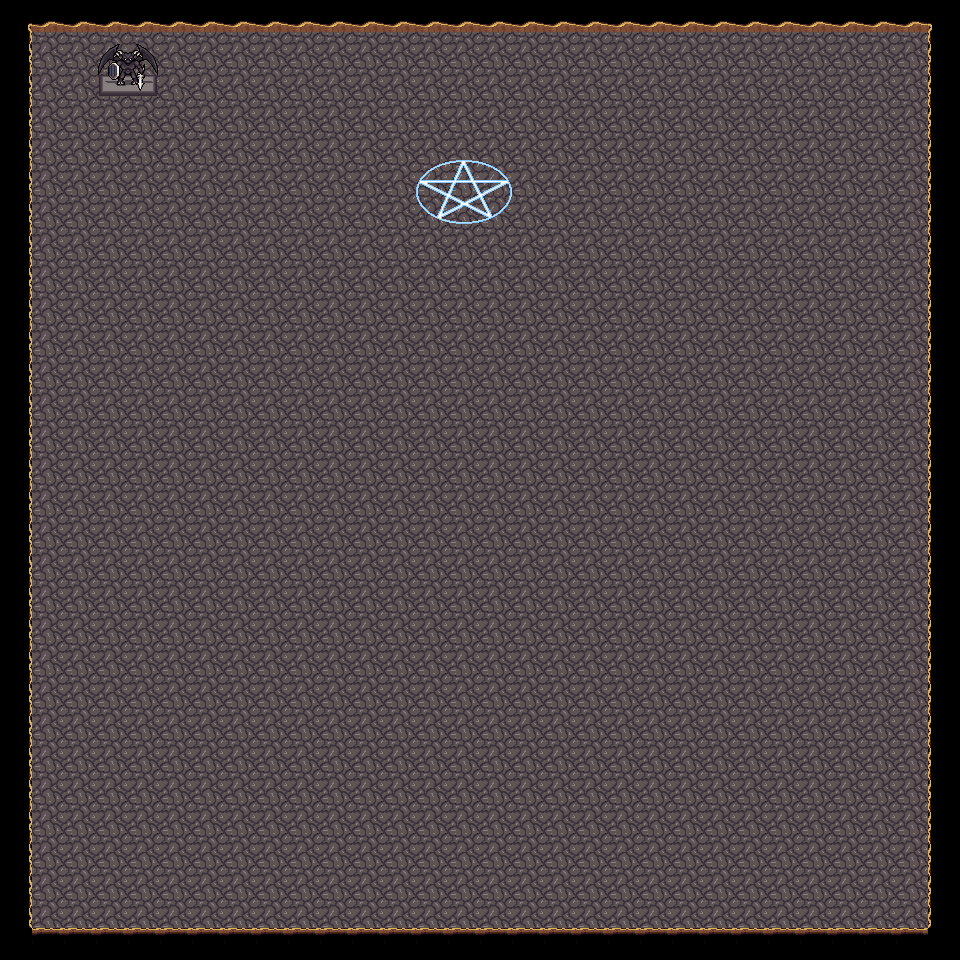

A 2D game scene composited from a Tiled map and its tileset images. What follows is a short description and the map's XML, with every tile layer's data as written:
An orthogonal 30x30 tile map with 32x32 px tiles, 2 tile layers (Walls & Floor, Decorations) and 1 object (Warp Point).

<map version="1.2" tiledversion="1.2.5" orientation="orthogonal" renderorder="right-down" width="30" height="30" tilewidth="32" tileheight="32" infinite="0" nextlayerid="5" nextobjectid="2">
 <tileset firstgid="1" name="cavern_ruins" tilewidth="32" tileheight="32" tilecount="384" columns="24">
  <image source="../../../LPC/Dungeon/cavern_ruins.png" width="768" height="512" />
 </tileset>
 <layer id="2" name="Walls &amp; Floor" width="30" height="30">
  <data encoding="csv">
115,136,136,136,136,136,136,136,136,136,136,136,136,136,136,136,136,136,136,136,136,136,136,136,136,136,136,136,136,114,
113,218,218,218,218,218,218,218,218,218,218,218,218,218,218,218,218,218,218,218,218,218,218,218,218,218,218,218,218,111,
113,218,218,218,218,218,218,218,218,218,218,218,218,218,218,218,218,218,218,218,218,218,218,218,218,218,218,218,218,111,
113,218,218,218,218,218,218,218,218,218,218,218,218,218,218,218,218,218,218,218,218,218,218,218,218,218,218,218,218,111,
113,218,218,218,218,218,218,218,218,218,218,218,218,218,218,218,218,218,218,218,218,218,218,218,218,218,218,218,218,111,
113,218,218,218,218,218,218,218,218,218,218,218,218,218,218,218,218,218,218,218,218,218,218,218,218,218,218,218,218,111,
113,218,218,218,218,218,218,218,218,218,218,218,218,218,218,218,218,218,218,218,218,218,218,218,218,218,218,218,218,111,
113,218,218,218,218,218,218,218,218,218,218,218,218,218,218,218,218,218,218,218,218,218,218,218,218,218,218,218,218,111,
113,218,218,218,218,218,218,218,218,218,218,218,218,218,218,218,218,218,218,218,218,218,218,218,218,218,218,218,218,111,
113,218,218,218,218,218,218,218,218,218,218,218,218,218,218,218,218,218,218,218,218,218,218,218,218,218,218,218,218,111,
113,218,218,218,218,218,218,218,218,218,218,218,218,218,218,218,218,218,218,218,218,218,218,218,218,218,218,218,218,111,
113,218,218,218,218,218,218,218,218,218,218,218,218,218,218,218,218,218,218,218,218,218,218,218,218,218,218,218,218,111,
113,218,218,218,218,218,218,218,218,218,218,218,218,218,218,218,218,218,218,218,218,218,218,218,218,218,218,218,218,111,
113,218,218,218,218,218,218,218,218,218,218,218,218,218,218,218,218,218,218,218,218,218,218,218,218,218,218,218,218,111,
113,218,218,218,218,218,218,218,218,218,218,218,218,218,218,218,218,218,218,218,218,218,218,218,218,218,218,218,218,111,
113,218,218,218,218,218,218,218,218,218,218,218,218,218,218,218,218,218,218,218,218,218,218,218,218,218,218,218,218,111,
113,218,218,218,218,218,218,218,218,218,218,218,218,218,218,218,218,218,218,218,218,218,218,218,218,218,218,218,218,111,
113,218,218,218,218,218,218,218,218,218,218,218,218,218,218,218,218,218,218,218,218,218,218,218,218,218,218,218,218,111,
113,218,218,218,218,218,218,218,218,218,218,218,218,218,218,218,218,218,218,218,218,218,218,218,218,218,218,218,218,111,
113,218,218,218,218,218,218,218,218,218,218,218,218,218,218,218,218,218,218,218,218,218,218,218,218,218,218,218,218,111,
113,218,218,218,218,218,218,218,218,218,218,218,218,218,218,218,218,218,218,218,218,218,218,218,218,218,218,218,218,111,
113,218,218,218,218,218,218,218,218,218,218,218,218,218,218,218,218,218,218,218,218,218,218,218,218,218,218,218,218,111,
113,218,218,218,218,218,218,218,218,218,218,218,218,218,218,218,218,218,218,218,218,218,218,218,218,218,218,218,218,111,
113,218,218,218,218,218,218,218,218,218,218,218,218,218,218,218,218,218,218,218,218,218,218,218,218,218,218,218,218,111,
113,218,218,218,218,218,218,218,218,218,218,218,218,218,218,218,218,218,218,218,218,218,218,218,218,218,218,218,218,111,
113,218,218,218,218,218,218,218,218,218,218,218,218,218,218,218,218,218,218,218,218,218,218,218,218,218,218,218,218,111,
113,218,218,218,218,218,218,218,218,218,218,218,218,218,218,218,218,218,218,218,218,218,218,218,218,218,218,218,218,111,
113,218,218,218,218,218,218,218,218,218,218,218,218,218,218,218,218,218,218,218,218,218,218,218,218,218,218,218,218,111,
113,218,218,218,218,218,218,218,218,218,218,218,218,218,218,218,218,218,218,218,218,218,218,218,218,218,218,218,218,111,
112,88,88,88,88,88,88,88,88,88,88,88,88,88,88,88,88,88,88,88,88,88,88,88,88,88,88,88,88,112
</data>
 </layer>
 <layer id="3" name="Decorations" width="30" height="30">
  <data encoding="csv">
0,0,0,0,0,0,0,0,0,0,0,0,0,0,0,0,0,0,0,0,0,0,0,0,0,0,0,0,0,0,
0,0,0,232,233,0,0,0,0,0,0,0,0,0,0,0,0,0,0,0,0,0,0,0,0,0,0,0,0,0,
0,0,0,256,257,0,0,0,0,0,0,0,0,0,0,0,0,0,0,0,0,0,0,0,0,0,0,0,0,0,
0,0,0,0,0,0,0,0,0,0,0,0,0,0,0,0,0,0,0,0,0,0,0,0,0,0,0,0,0,0,
0,0,0,0,0,0,0,0,0,0,0,0,0,0,0,0,0,0,0,0,0,0,0,0,0,0,0,0,0,0,
0,0,0,0,0,0,0,0,0,0,0,0,0,295,296,297,0,0,0,0,0,0,0,0,0,0,0,0,0,0,
0,0,0,0,0,0,0,0,0,0,0,0,0,319,320,321,0,0,0,0,0,0,0,0,0,0,0,0,0,0,
0,0,0,0,0,0,0,0,0,0,0,0,0,0,0,0,0,0,0,0,0,0,0,0,0,0,0,0,0,0,
0,0,0,0,0,0,0,0,0,0,0,0,0,0,0,0,0,0,0,0,0,0,0,0,0,0,0,0,0,0,
0,0,0,0,0,0,0,0,0,0,0,0,0,0,0,0,0,0,0,0,0,0,0,0,0,0,0,0,0,0,
0,0,0,0,0,0,0,0,0,0,0,0,0,0,0,0,0,0,0,0,0,0,0,0,0,0,0,0,0,0,
0,0,0,0,0,0,0,0,0,0,0,0,0,0,0,0,0,0,0,0,0,0,0,0,0,0,0,0,0,0,
0,0,0,0,0,0,0,0,0,0,0,0,0,0,0,0,0,0,0,0,0,0,0,0,0,0,0,0,0,0,
0,0,0,0,0,0,0,0,0,0,0,0,0,0,0,0,0,0,0,0,0,0,0,0,0,0,0,0,0,0,
0,0,0,0,0,0,0,0,0,0,0,0,0,0,0,0,0,0,0,0,0,0,0,0,0,0,0,0,0,0,
0,0,0,0,0,0,0,0,0,0,0,0,0,0,0,0,0,0,0,0,0,0,0,0,0,0,0,0,0,0,
0,0,0,0,0,0,0,0,0,0,0,0,0,0,0,0,0,0,0,0,0,0,0,0,0,0,0,0,0,0,
0,0,0,0,0,0,0,0,0,0,0,0,0,0,0,0,0,0,0,0,0,0,0,0,0,0,0,0,0,0,
0,0,0,0,0,0,0,0,0,0,0,0,0,0,0,0,0,0,0,0,0,0,0,0,0,0,0,0,0,0,
0,0,0,0,0,0,0,0,0,0,0,0,0,0,0,0,0,0,0,0,0,0,0,0,0,0,0,0,0,0,
0,0,0,0,0,0,0,0,0,0,0,0,0,0,0,0,0,0,0,0,0,0,0,0,0,0,0,0,0,0,
0,0,0,0,0,0,0,0,0,0,0,0,0,0,0,0,0,0,0,0,0,0,0,0,0,0,0,0,0,0,
0,0,0,0,0,0,0,0,0,0,0,0,0,0,0,0,0,0,0,0,0,0,0,0,0,0,0,0,0,0,
0,0,0,0,0,0,0,0,0,0,0,0,0,0,0,0,0,0,0,0,0,0,0,0,0,0,0,0,0,0,
0,0,0,0,0,0,0,0,0,0,0,0,0,0,0,0,0,0,0,0,0,0,0,0,0,0,0,0,0,0,
0,0,0,0,0,0,0,0,0,0,0,0,0,0,0,0,0,0,0,0,0,0,0,0,0,0,0,0,0,0,
0,0,0,0,0,0,0,0,0,0,0,0,0,0,0,0,0,0,0,0,0,0,0,0,0,0,0,0,0,0,
0,0,0,0,0,0,0,0,0,0,0,0,0,0,0,0,0,0,0,0,0,0,0,0,0,0,0,0,0,0,
0,0,0,0,0,0,0,0,0,0,0,0,0,0,0,0,0,0,0,0,0,0,0,0,0,0,0,0,0,0,
0,0,0,0,0,0,0,0,0,0,0,0,0,0,0,0,0,0,0,0,0,0,0,0,0,0,0,0,0,0
</data>
 </layer>
 <objectgroup id="4" name="Object Layer 1">
  <object id="1" name="Warp Point" x="161.333" y="63.3333" width="32" height="32">
   <properties>
    <property name="toLevel" value="House Exterior" />
    <property name="toX" type="float" value="640" />
    <property name="toY" type="float" value="780" />
   </properties>
  </object>
 </objectgroup>
</map>
